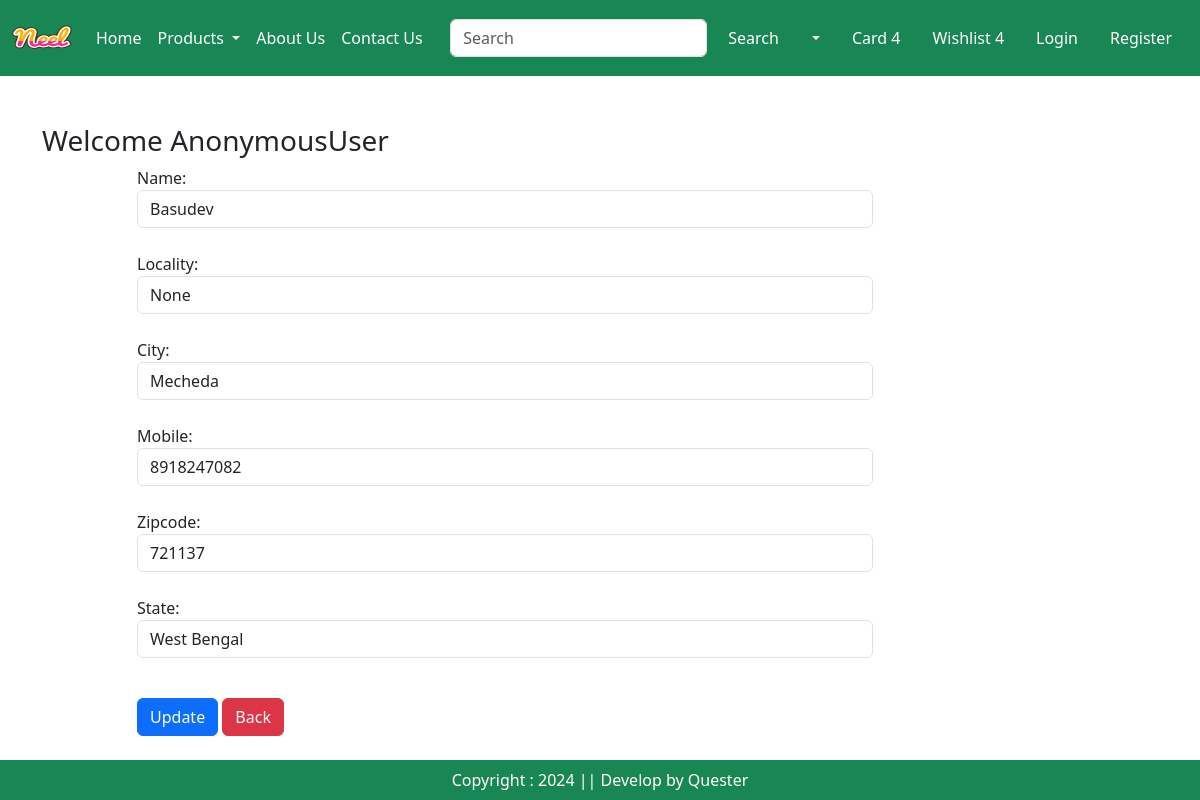
Page /updateAddress/5 on the committed database.
### app/models.py (models this page shows, shortened)
class Customer(models.Model):
  user  = models.ForeignKey(User,  on_delete=models.CASCADE)
  name = models.CharField(max_length=200)
  locality = models.CharField(max_length=200)
  city = models.CharField(max_length=50)
  mobile = models.IntegerField(default=0)
  zipcode = models.IntegerField()
  state = models.CharField(choices=STATE_CHOICES, max_length=50)

### app/views.py (the view, shortened to what this page needs)
# urls.py: path("updateAddress/<int:pk>", views.updateAddress.as_view(), name="updateAddress"),
class updateAddress(View):
  def get(self, request,pk):
    add = Customer.objects.get(pk=pk)
    form = CustomerProfileForm(instance=add)
    return render(request, 'app/updateAddress.html',locals())

### app/forms.py
class CustomerProfileForm(forms.ModelForm):
  class Meta:
    model = Customer
    fields=['name', 'locality', 'city', 'mobile', 'zipcode', 'state']
    widgets = {
      'name': forms.TextInput(attrs={'class':'form-control'}),
      'locality': forms.TextInput(attrs={'class':'form-control'}),
      'city': forms.TextInput(attrs={'class':'form-control'}),
      'mobile': forms.NumberInput(attrs={'class':'form-control'}),
      'zipcode': forms.NumberInput(attrs={'class':'form-control'}),
      'state': forms.TextInput(attrs={'class':'form-control'}),
    }

### app/templates/app/updateAddress.html (shortened to what this page needs)
{% extends "app/base.html" %}
{% load static %}
{% block main-content %}
<div class="container my-5">
  <div class="row">
    <h3>Welcome <span class="text-capitalize">{{request.user}}</span></h3>
    <div class="col-sm-8 offset-sm-1">
      <form action ="" method="post">
        {% for fm in form %}
          {{fm.label_tag}} {{fm}} <small class="text-danger">{{fm.errors|striptags}}</small> <br>
        {% endfor %}
        <div class="col-12 mt-3">
          <button type="submit" class="btn btn-primary">Update</button>
          <a href="{% url "address" %}" type="button" class="btn btn-danger">Back</a>
        </div>
      </form>
    </div>
  </div>
</div>
{% endblock main-content %}

### rows in the picture
Customer: form "Basudev" "None" "Mecheda" "8918247082" "721137" "West Bengal"

### other values in the picture
{{ request.user }} "AnonymousUser"
{{ fm.label_tag }} "Name:" "Locality:" "City:" "Mobile:" "Zipcode:" "State:"
